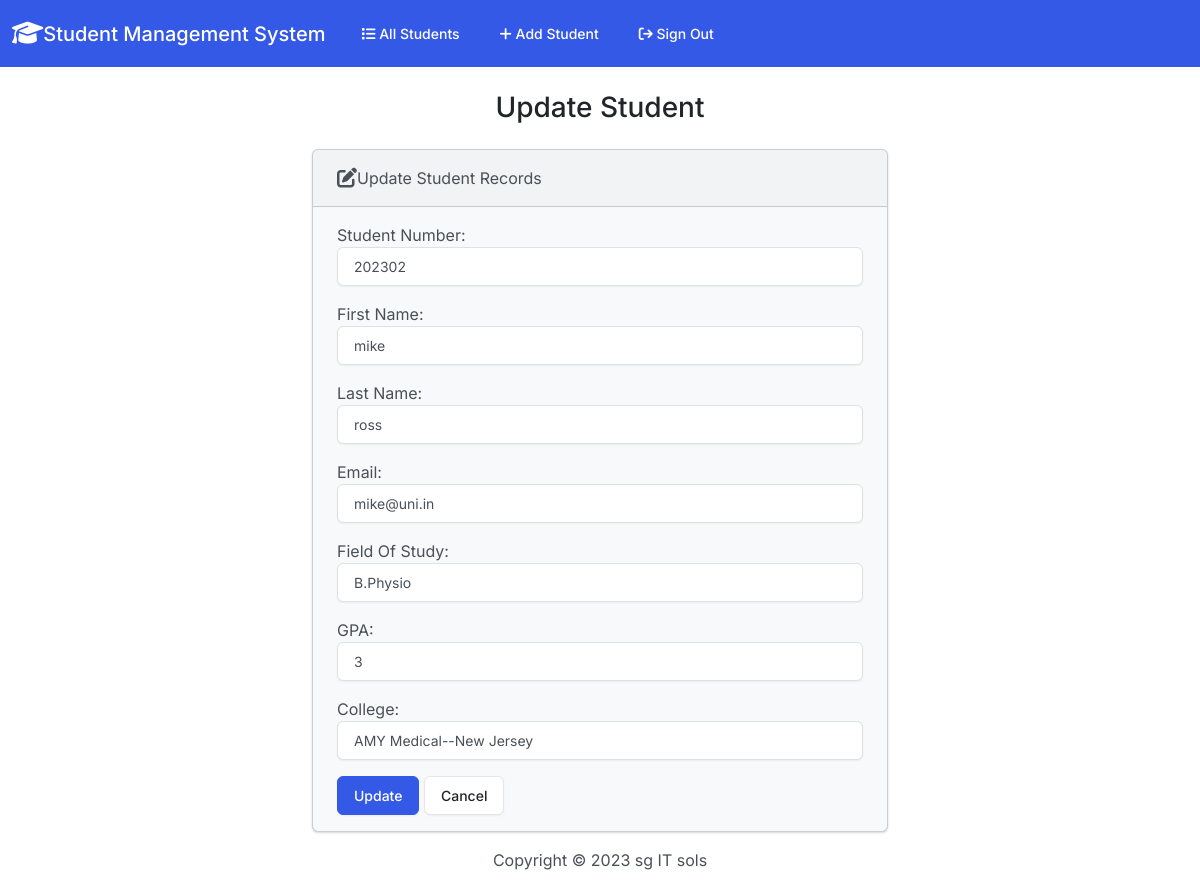
Page /edit/6/ on the committed database.
### students/models.py (models this page shows)
class Student(models.Model):
    student_number= models.IntegerField()
    first_name=models.CharField(max_length=100)
    last_name=models.CharField(max_length=100)
    email=models.CharField(max_length=50)
    field_of_study=models.CharField(max_length=200)
    gpa=models.CharField(max_length=10)
    college=models.ForeignKey(College, on_delete=models.CASCADE)

class College(models.Model):
    college_id=models.AutoField(primary_key=True)
    name= models.CharField(max_length=50)
    location=models.CharField(max_length=50)
    about=models.TextField()
    added_date=models.DateTimeField(auto_now=True)
    active=models.BooleanField(default=True)
    def __str__(self):
        return self.name +'--'+ self.location

### students/views.py (the view)
# urls.py: path('edit/<int:id>/',views.edit,name='edit'),
def edit(request, id):
    if request.method == 'POST':
        student = Student.objects.get(pk=id)
        existing_college = student.college
        form = StudentForm(request.POST, instance=student, initial={'college': existing_college})
        if form.is_valid():
            form.save()
            student.college = form.cleaned_data['college']
            student.save()
            return render(request, 'students/edit.html',{
                'form':form,
                'success': True,
            })
    else:
        student= Student.objects.get(pk=id)
        form= StudentForm(instance= student)
    return render(request,'students/edit.html', {
        'form': form
    })

### students/forms.py
class StudentForm(forms.ModelForm):
    class Meta:
        model = Student
        fields= ('student_number','first_name', 'last_name', 'email','field_of_study', 'gpa','college')
        labels= {
             'student_number': 'Student Number',
             'first_name':'First Name',
             'last_name':'Last Name',
             'email':'Email',
             'field_of_study':'Field Of Study',
             'gpa': 'GPA'
              }
        widgets={
            'student_number': forms.NumberInput(attrs={'class':'form-control'}),
            'first_name': forms.TextInput(attrs={'class':'form-control'}),
            'last_name': forms.TextInput(attrs={'class':'form-control'}),
            'email': forms.EmailInput(attrs={'class':'form-control'}),
            'field_of_study': forms.TextInput(attrs={'class':'form-control'}),
            'gpa':forms.NumberInput(attrs={'class':'form-control'}),
            'college': forms.Select(attrs={'class': 'form-control'})
        }

### students/templates/students/edit.html (shortened to what this page needs)
{% extends "students/base.html" %}
{% block body %}
 <h3 class="text-center m-4">Update Student</h3>
 {% if success %}
   <div class="alert alert-success" role="alert">
    The student was Updated Successfully!
    <a href="{% url 'index' %}" class="alert-link"> Go To Home page.</a>
   </div>
 {% else %}
   <div class="row justify-content-center">
    <div class="col-6">
        <div class="card bg-light mb-3">
            <div class="card-header">
                <i class="fa-solid fa-pen-to-square fa-lg"></i>Update Student Records
            </div>
            <div class="card-body">
                <form action="" method="post">
                    {{ form.as_p}}
                    <button type="submit" class="btn btn-primary"> Update </button>
                    <a href="{% url 'index' %}" class="btn btn-secondary"> Cancel </a>
                </form>
            </div>
          </div>
    </div>
   </div>
 {% endif %}
 {% endblock%}

### rows in the picture
Student: student_number "202302", first_name "mike", last_name "ross", email "mike@uni.in", field_of_study "B.Physio", gpa "3"
College: college "AMY Medical--New Jersey"
